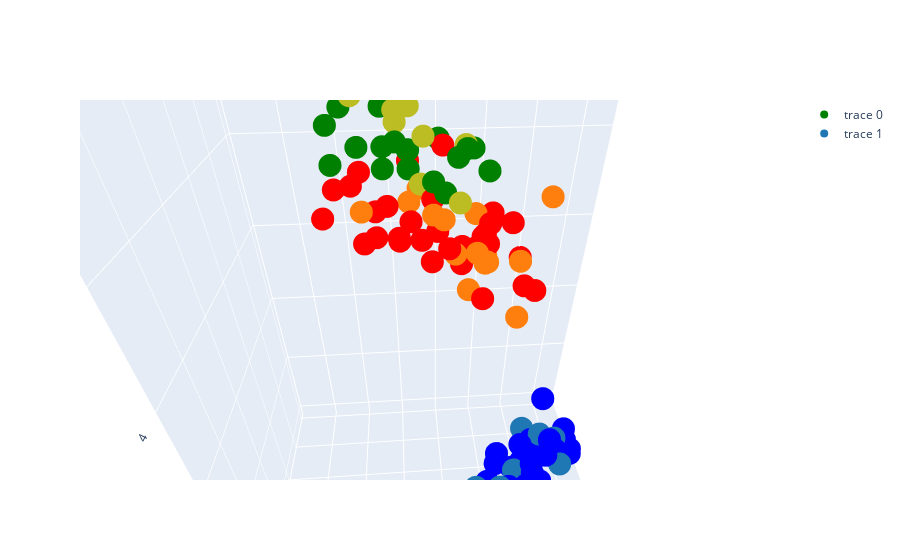

The cell this chart's notebook holds for it:
### Code cell
fig = go.Figure(data=[go.Scatter3d(x=X_train[:,0], y=X_train[:,1], z=X_train[:,2], mode="markers", marker = dict(color=list(map(SetColor, y_train))) ),
                      go.Scatter3d(x=X_test[:,0], y=X_test[:,1], z=X_test[:,2], mode="markers", marker = dict(color=list(map(SetColor2, knn.predict(X_test)))) )])
fig.show()

### Figure 1 — Plotly figure (JSON) as saved in the notebook; plotly's stock layout.template omitted (floating-point values rounded to 4 significant figures)
{"data": [{"marker": {"color": ["green", "green", "blue", "green", "red", "green", "blue", "green", "green", "green", "red", "green", "red", "red", "blue", "blue", "green", "red", "blue", "red", "red", "blue", "blue", "red", "red", "blue", "blue", "red", "red", "blue", "blue", "blue", "blue", "red", "red", "red", "red", "green", "blue", "blue", "green", "green", "red", "green", "blue", "blue", "green", "red", "red", "blue", "red", "red", "blue", "green", "green", "blue", "green", "blue", "blue", "green", "green", "green", "green", "green", "blue", "red", "red", "red", "green", "red", "blue", "blue", "blue", "blue", "green", "blue", "green", "red", "green", "blue", "blue", "green", "red", "green", "blue", "green", "red", "red", "red", "blue", "green", "red", "green", "blue", "blue", "blue", "green", "red", "red", "green", "red", "blue", "blue", "red", "blue"]}, "mode": "markers", "type": "scatter3d", "x": [5.7, 6.9, 5.5, 5.8, 6.4, 7.7, 5.1, 5.6, 6.8, 6, 6.8, 6.1, 5.4, 5, 4.7, 4.3, 5.8, 6.3, 4.9, 6.3, 5.7, 5.7, 4.6, 5.8, 6, 5.1, 5, 7, 6, 5.1, 5.2, 4.4, 4.4, 6.7, 5.5, 5.6, 5, 6.7, 5, 5.2, 6.3, 6.9, 6.9, 7.2, 4.8, 5, 5.9, 5.7, 6.6, 4.8, 6.2, 6, 5.5, 6.3, 6.1, 4.6, 7.7, 5.1, 5.8, 6.5, 7.6, 6.9, 7.2, 6.3, 4.8, 4.9, 5.5, 5.5, 6.4, 6.7, 4.5, 5, 5.1, 5.4, 6.3, 5.3, 6, 5.8, 7.3, 4.9, 5.1, 6.7, 5.6, 6.5, 5.4, 6.3, 5.6, 6.1, 6.4, 4.9, 6.5, 6.5, 7.7, 4.9, 4.7, 5.4, 6.5, 5.6, 5.8, 6.8, 6.6, 4.8, 5.1, 6.1, 4.4], "y": [2.5, 3.1, 4.2, 2.8, 2.9, 2.6, 3.4, 2.8, 3.2, 3, 2.8, 3, 3, 2, 3.2, 3, 2.7, 3.3, 3.6, 2.5, 2.9, 4.4, 3.2, 2.7, 2.7, 3.8, 3.2, 3.2, 2.2, 3.7, 3.4, 3, 3.2, 3.1, 2.3, 2.7, 2.3, 3.3, 3.5, 4.1, 2.9, 3.1, 3.1, 3.2, 3, 3.6, 3, 2.8, 3, 3, 2.9, 3.4, 3.5, 2.8, 2.6, 3.6, 3.8, 3.8, 4, 3, 3, 3.2, 3, 3.3, 3.4, 2.4, 2.6, 2.5, 3.2, 3, 2.3, 3.4, 3.3, 3.9, 2.5, 3.7, 2.2, 2.6, 2.9, 3.1, 3.8, 3, 2.9, 3, 3.4, 2.7, 2.5, 2.8, 3.2, 3.1, 3, 2.8, 2.8, 3, 3.2, 3.4, 3.2, 3, 2.7, 3, 2.9, 3.4, 3.5, 2.9, 2.9], "z": [5, 5.4, 1.4, 5.1, 4.3, 6.9, 1.5, 4.9, 5.9, 4.8, 4.8, 4.9, 4.5, 3.5, 1.6, 1.1, 5.1, 4.7, 1.4, 4.9, 4.2, 1.5, 1.4, 3.9, 5.1, 1.6, 1.2, 4.7, 4, 1.5, 1.4, 1.3, 1.3, 4.4, 4, 4.2, 3.3, 5.7, 1.6, 1.5, 5.6, 5.1, 4.9, 6, 1.4, 1.4, 5.1, 4.1, 4.4, 1.4, 4.3, 4.5, 1.3, 5.1, 5.6, 1, 6.7, 1.5, 1.2, 5.8, 6.6, 5.7, 5.8, 6, 1.6, 3.3, 4.4, 4, 5.3, 5, 1.3, 1.6, 1.7, 1.3, 5, 1.5, 5, 4, 6.3, 1.5, 1.9, 5.2, 3.6, 5.2, 1.5, 4.9, 3.9, 4, 4.5, 1.5, 5.5, 4.6, 6.7, 1.4, 1.3, 1.7, 5.1, 4.5, 4.1, 5.5, 4.6, 1.9, 1.4, 4.7, 1.4]}, {"marker": {"color": ["#1f77b4", "#bcbd22", "#bcbd22", "#bcbd22", "#1f77b4", "#bcbd22", "#1f77b4", "#bcbd22", "#bcbd22", "#bcbd22", "#bcbd22", "#ff7f0e", "#ff7f0e", "#ff7f0e", "#ff7f0e", "#ff7f0e", "#ff7f0e", "#ff7f0e", "#bcbd22", "#ff7f0e", "#bcbd22", "#1f77b4", "#bcbd22", "#1f77b4", "#1f77b4", "#ff7f0e", "#ff7f0e", "#ff7f0e", "#1f77b4", "#ff7f0e", "#1f77b4", "#1f77b4", "#bcbd22", "#1f77b4", "#ff7f0e", "#bcbd22", "#1f77b4", "#bcbd22", "#ff7f0e", "#bcbd22", "#bcbd22", "#1f77b4", "#bcbd22", "#ff7f0e", "#ff7f0e"]}, "mode": "markers", "type": "scatter3d", "x": [5.7, 7.1, 6.4, 6.7, 5, 7.7, 5, 6.2, 6.2, 7.2, 6.4, 5.7, 6.2, 5.5, 5.7, 5.7, 6.3, 5.6, 5.9, 6, 6.4, 5.1, 6.7, 5.4, 4.6, 6.1, 5.5, 6.1, 5, 4.9, 5, 4.6, 5.8, 4.8, 5.9, 7.9, 5.2, 6.7, 5.2, 7.4, 6.3, 5.4, 6.4, 6.7, 5.1], "y": [3.8, 3, 2.7, 2.5, 3.5, 3, 3.3, 3.4, 2.8, 3.6, 2.8, 2.8, 2.2, 2.4, 3, 2.6, 2.3, 3, 3.2, 2.9, 2.8, 3.5, 3.1, 3.9, 3.1, 3, 2.4, 2.8, 3, 2.5, 3.4, 3.4, 2.7, 3.1, 3, 3.8, 3.5, 3.3, 2.7, 2.8, 3.4, 3.7, 3.1, 3.1, 2.5], "z": [1.7, 5.9, 5.3, 5.8, 1.3, 6.1, 1.4, 5.4, 4.8, 6.1, 5.6, 4.5, 4.5, 3.7, 4.2, 3.5, 4.4, 4.1, 4.8, 4.5, 5.6, 1.4, 5.6, 1.7, 1.5, 4.6, 3.8, 4.7, 1.6, 4.5, 1.5, 1.4, 5.1, 1.6, 4.2, 6.4, 1.5, 5.7, 3.9, 6.1, 5.6, 1.5, 5.5, 4.7, 3]}], "layout": {"autosize": true, "scene": {"aspectmode": "auto", "aspectratio": {"x": 0.9709, "y": 0.6473, "z": 1.591}, "camera": {"center": {"x": 0, "y": 0, "z": 0}, "eye": {"x": 0.06354, "y": 0.8486, "z": 0.6198}, "projection": {"type": "perspective"}, "up": {"x": 0, "y": 0, "z": 1}}}}}
